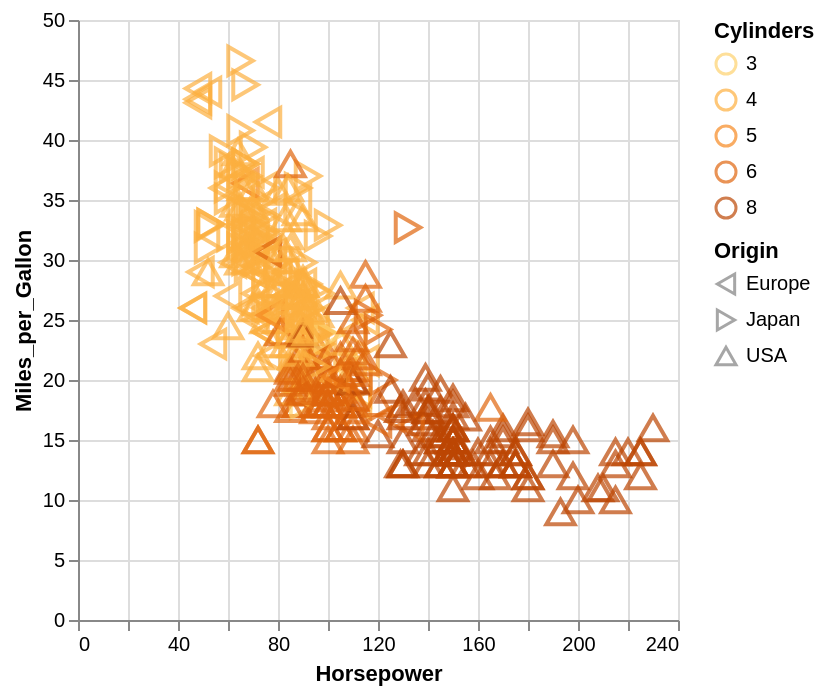

Write the Vega-Lite specification saved for this chart.
### Vega-Lite specification from a JSON file in a GitHub repository (floating-point values rounded to 4 significant figures; data arrays with more than 128 entries replaced by an {"elided": "..."} marker saying what was removed)
{"$schema": "https://vega.github.io/schema/vega-lite/v4.json", "data": {"values": {"elided": "406 records"}}, "selection": {"pts": {"type": "single", "fields": ["Cylinders", "Origin"]}}, "mark": "point", "encoding": {"x": {"field": "Horsepower", "type": "quantitative"}, "y": {"field": "Miles_per_Gallon", "type": "quantitative"}, "color": {"condition": {"selection": "pts", "field": "Cylinders", "type": "ordinal", "scale": {"scheme": "yelloworangebrown"}}, "value": "grey"}, "shape": {"condition": {"selection": "pts", "field": "Origin", "type": "nominal", "scale": {"range": ["triangle-left", "triangle-right", "triangle-up"]}}, "value": "circle"}, "size": {"condition": {"selection": "pts", "value": 200}, "value": 50}}}
